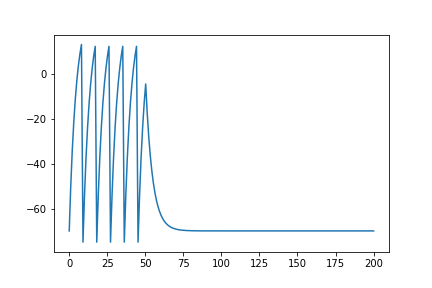

Recreate this plot in Python.

#%% imports
import numpy as np
import matplotlib.pyplot as plt

#%% Voltage:=mV

def neuron(x,I):
    tau = 5
    Vt = x
    Er = -70
    Vthr = 10
    V0 = Er-5
    if(x>Vthr):
        return V0
    else:
        return(((tau-1)*Vt+Er+I)/tau)

#%% calc
t = 200

x = np.linspace(0,t,t)
y= [-70]
for i in range(t-1):
    if(i<50):
        y.append(neuron(y[i],100))
    else:
        y.append(neuron(y[i],0))


# %% plots
#print(y)

plt.plot(x,y,label='Test')
plt.savefig('積分発火型.png')
